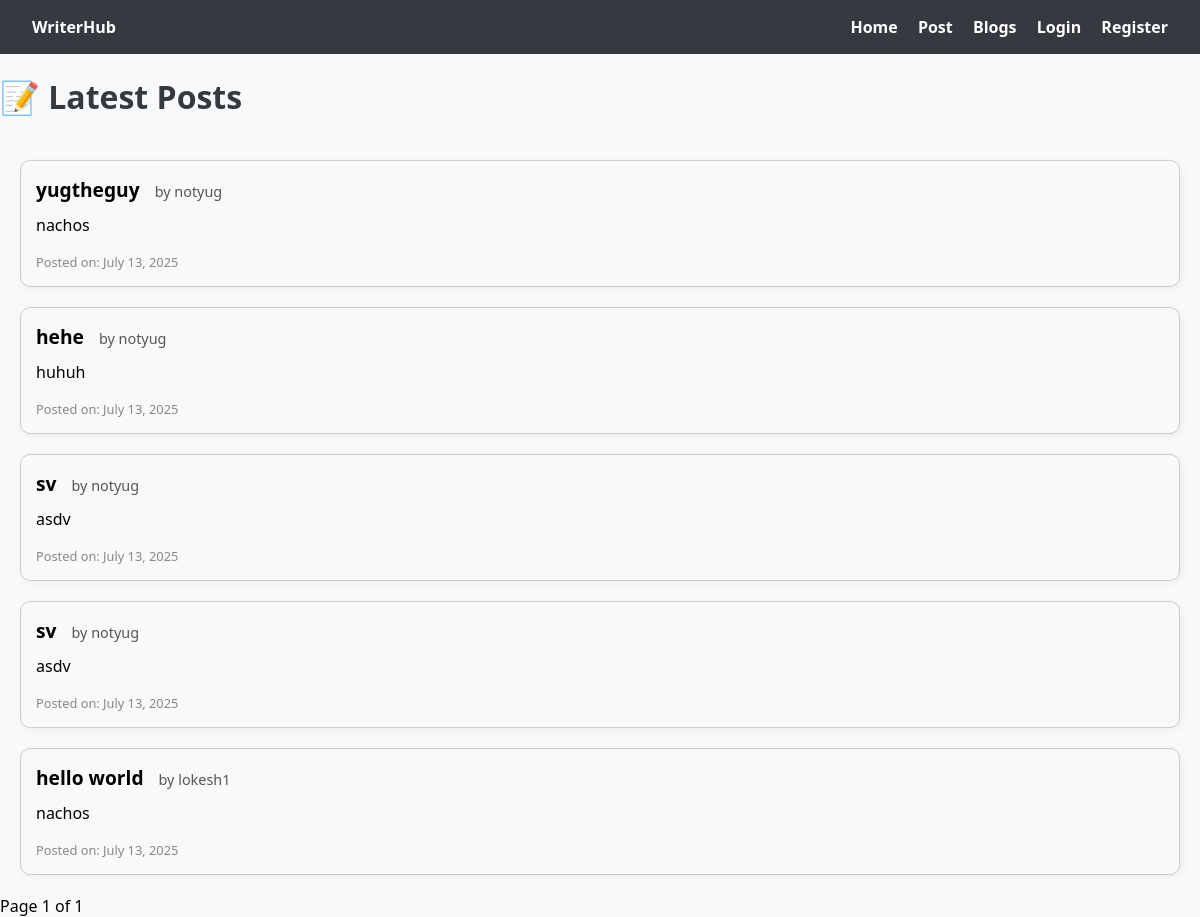
The page /roboblog/display/ on the database its author committed.
### blogs/models.py (models this page shows, shortened)
class post(models.Model):
    title = models.CharField(max_length=100)
    content = models.CharField(max_length=1000)
    author = models.ForeignKey(User, on_delete=models.CASCADE, related_name='posts')
    day_created = models.DateField(auto_now_add=True)

### blogs/views.py (the view)
# urls.py: path('display/', views.post_show, name='show_post'),
def post_show(request):
    posts = post.objects.all().order_by('-day_created')
    paginator = Paginator(posts, 5)
    page_number=request.GET.get('page')
    page_obj= paginator.get_page(page_number)
    return render(request,'blogs/posts_show.html', {'page_obj': page_obj})

### blogs/templates/blogs/posts_show.html (shortened to what this page needs)
{% extends 'blogs/home.html' %}
{% block content %}
<h1>📝 Latest Posts</h1>
<div class="post-feed">
    {% for post in page_obj %}
    <div class="post-card">
        <div class="post-header">
            <strong>{{ post.title }}</strong>
            <span class="author">by {{ post.author }}</span>
        </div>
        <p class="post-content">{{ post.content }}</p>
        <div class="timestamp">Posted on: {{ post.day_created }}</div>
    </div>
    {% empty %}
    <p>No posts yet. Be the first to write one!</p>
    {% endfor %}
</div>
<div class="pagination">
    <span>Page {{ page_obj.number }} of {{ page_obj.paginator.num_pages }}</span>
</div>
{% endblock %}

### blogs/templates/blogs/home.html (shortened to what this page needs)
<!DOCTYPE html>
<html lang="en">
<head>
</head>
<body>
<header>
    <div><strong>WriterHub</strong></div>
    <nav>
        <a href="{% url 'home' %}">Home</a>
        <a href="{% url 'add_post' %}">Post</a>
        <a href="{% url 'show_post' %}">Blogs</a>
        {% if user.is_authenticated %}
            <a href="{% url 'logout' %}">Logout</a>
            <a href="{% url 'profile' %}">Profile</a>
        {% else %}
            <a href="{% url 'login' %}">Login</a>
            <a href="{% url 'register' %}">Register</a>
        {% endif %}
    </nav>
</header>
{% block content %}{% endblock %}
</body>
</html>

### blogs/templates/blogs/home.html (style rules this page uses)
body { font-family: 'Segoe UI', sans-serif; margin: 0; padding: 0; background: #f8f9fa; }
header { background: #343a40; color: white; padding: 1rem 2rem; display: flex; justify-content: space-between; align-items: center; }
nav a { color: white; margin-left: 1rem; text-decoration: none; font-weight: bold; }
h1 { color: #343a40; }
.post-feed { display: flex; flex-direction: column; gap: 20px; padding: 20px; }
.post-card { border: 1px solid #ccc; border-radius: 10px; padding: 15px; background-color: #f9f9f9; box-shadow: 2px 2px 8px rgba(0, 0, 0, 0.05); }
.post-header { font-size: 1.2rem; margin-bottom: 8px; }
.author { font-size: 0.9rem; color: #555; margin-left: 10px; }
.post-content { margin-top: 10px; line-height: 1.5; }
.timestamp { font-size: 0.8rem; color: #888; margin-top: 10px; }

### rows shown on the page
post: title "yugtheguy", author "notyug", content "nachos", day_created "July 13, 2025"
post: title "hehe", author "notyug", content "huhuh", day_created "July 13, 2025"
post: title "sv", author "notyug", content "asdv", day_created "July 13, 2025"
post: title "sv", author "notyug", content "asdv", day_created "July 13, 2025"
post: title "hello world", author "lokesh1", content "nachos", day_created "July 13, 2025"

### other values the page prints
{{ page_obj.number }} "1"
{{ page_obj.paginator.num_pages }} "1"
